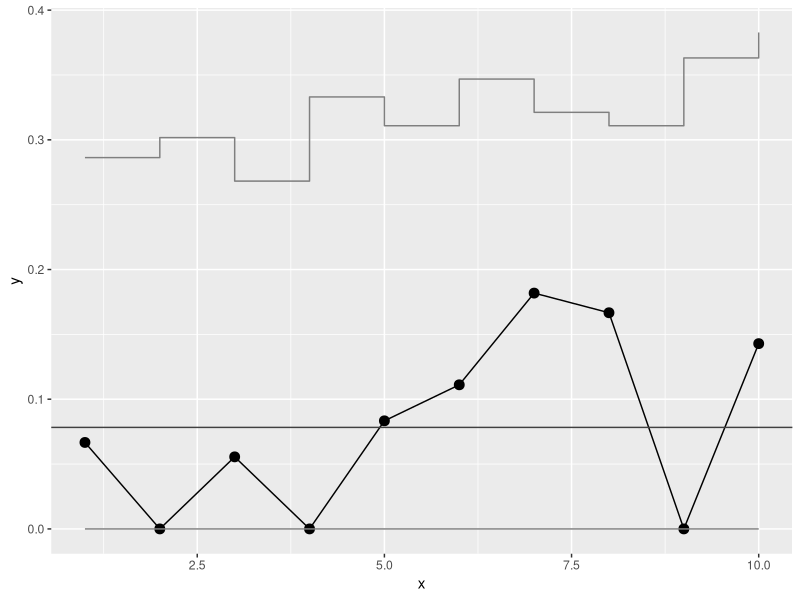

Here is the R script that generated this plot:
#https://support.minitab.com/en-us/minitab/19/help-and-how-to/quality-and-process-improvement/control-charts/how-to/attributes-charts/p-chart/methods-and-formulas/methods-and-formulas/
library(ggplot2)

k = 3;
data <- read.csv("ch23p452.txt", header=TRUE);

epu = data$Noncompliance / data$Calls;

mr = sum(data$Noncompliance) / sum(data$Calls);
mr;
ucl = matrix(0, length(epu));
lcl = matrix(0, length(epu));

for (i in seq(1, length(epu))) {
    v = k * sqrt(mr * (1 - mr) /  data$Calls[i]);
    ucl[i] = mr + v;
    lcl[i] = mr - v;
    if (lcl[i] < 0) {
        lcl[i] = 0;
    }
}

png(filename="ch23p452.png");
data1 <- data.frame(x = data$Hour, y = epu, lcl = lcl, ucl = ucl);
ggplot(data=data1, aes(x=x, y=y)) +
  geom_point(color="black", size=3) +
  geom_line(color="black") +
  geom_line(aes(x = x, y = lcl), color="gray50") +
  geom_step(aes(x = x, y = ucl), color="gray50") +
  #geom_point(data=subset(data1, !is.nan(y) & (y < lcl | y > ucl)), aes(x=x, y=y), color="red", size=3) +
  geom_hline(yintercept=mr, color="gray25");
dev.off();
